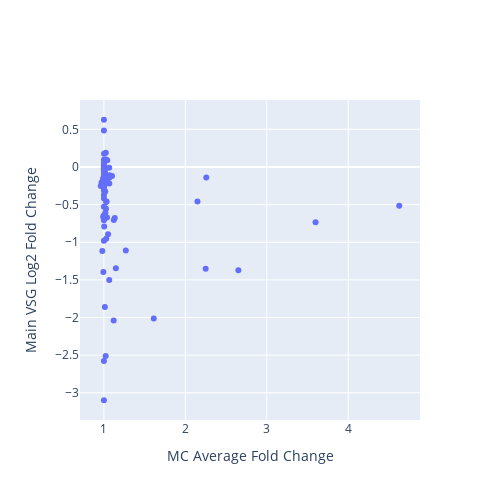

The notebook cell saved with this chart:
### Code cell
from plotly.subplots import make_subplots
import plotly.graph_objects as go
import plotly.io as pio

fig = make_subplots(
    rows=1,
    cols=1,
    #subplot_titles=["MC vs Main VSG"],
)

scatter = go.Scatter(
    x=merge['MC'],
    y=merge['main_vsg'],
    mode='markers',
    text=list(merge.index.values),
    hoverinfo='text',
    name='scatter',
    showlegend=False,
    # hovertemplate='%{text}'
)
fig.add_trace(scatter, row=1, col=1)

fig.update_layout(
    width=500,
    height=500,
    showlegend=False,
    hovermode='closest',
    xaxis_title="MC Average Fold Change",
    yaxis_title="Main VSG Log2 Fold Change",
)

# Save as an exportable HTML file
pio.write_html(
    fig,
    file="MC_vs_main_vsg.html",   # change path/name if you like
    include_plotlyjs="cdn",
    full_html=True,
    auto_open=False,
)
fig

### Figure 1 — Plotly figure (JSON) as saved in the notebook; plotly's stock layout.template omitted (floating-point values rounded to 4 significant figures)
{"data": [{"hoverinfo": "text", "mode": "markers", "name": "scatter", "showlegend": false, "text": ["BDF2_1_KO48", "BDF3_1_KO24", "BET151_1_Drug12h", "BET151_1_Drug24h", "BET151_1_Drug3h", "BET151_1_Drug48h", "BET151_1_Drug6h", "BET151_1_Drug72h", "CAF1b_1_RNAi24", "CFB2_1_RNAi9", "DFO_1_DFO", "DFO_1_DFOFe", "DFO_1_Fe", "DRBD18_1_RNAi12", "H1_1_RNAi96", "H3H4_1_KOH3", "H3H4_1_KOH3J", "H3H4_1_KOH4", "H3H4_1_KOH4J", "H3H4_1_KOJ2", "H3H4_2_KO48", "H3H4_3_KO48", "H3_1_KOH3", "H3_1_KOH3J", "H3_1_KOJ", "IPMK_1_RNAi36", "IPMK_2_RNAi36", "MCMBP_1_KO24", "MCMBP_1_KO48", "PIP5Pase_1_KO", "PIP5Pase_2_D360A_N362A", "PNUTS_1_RNAi48", "RBP10_1_RNAi24", "RBP10_2_RNAi24", "RBP10_3_RNAi24", "RBP33_1_RNAi48", "RBP42_1_KO24", "RBP42_1_KO48", "RBP42_1_KO72", "RNaseH1_1_KO", "RNaseH2A_1_RNAi24", "RNaseH2A_2_RNAi36", "SET27_1_KO", "SET27_1_sKO", "SNF2PH_1_RNAi48", "TFR_1_RNAi24", "TbATR_1_RNAi24", "TbATR_2_RNAi36", "TbESB1_1_RNAi24", "TbESB1_2_KO48", "TbESB1_3_OE24", "TbHAT_1_RNAi48HAT1", "TbHAT_1_RNAi48HAT2", "TbPP1one_1_RNAi24", "TbPP1seven_1_RNAi24", "TbRAP1_1_2SD", "TbRAP1_1_5A", "TbRAP1_1_KO", "TbRAP1_2_dMyb", "TbSAP_1_RNAi72", "VEX1_1_Oe72", "VEX1_2_RNAi72", "VEX1_4_RNAi24", "VEX1_5_RNAi48", "VEX1_6_RNAi72", "VEX1and2_1_RNAi24", "VEX1and2_1_RNAi48", "VEX2_1_RNAi24", "VEX2_1_RNAi48", "ZC3H28_1_RNAi10", "ZC3H28_1_RNAi14", "ZC3H28_1_RNAi16", "ZC3H28_1_RNAi24", "ZC3H40_1_RNAi72", "ZC3H5_2_RNAi12", "ZC3H5_3_RNAi12", "ZC3H5_4_RNAi12", "ZC3H5_5_RNAi12"], "type": "scatter", "x": [1.0, 1.026, 1.0, 1.0, 1.0, 1.0, 1.0, 1.0, 1.033, 0.9932, 1.0, 1.0, 1.0, 1.0, 1.0, 1.017, 1.1, 1.0, 1.0, 1.0, 1.147, 1.12, 1.015, 1.041, 1.0, 1.0, 1.0, 1.002, 1.122, 4.627, 2.25, 1.071, 1.0, 1.0, 1.0, 1.269, 1.002, 1.005, 1.066, 1.0, 1.0, 1.065, 1.023, 1.0, 1.0, 1.0, 1.017, 1.133, 1.012, 1.022, 0.9989, 0.9611, 0.9709, 2.257, 0.9907, 2.651, 1.612, 2.149, 3.6, 1.065, 1.037, 1.025, 1.0, 1.0, 1.0, 1.027, 1.051, 1.018, 1.038, 0.9889, 1.028, 1.003, 0.9806, 1.001, 1.066, 1.0, 1.0, 1.0], "xaxis": "x", "y": [-0.3716, -0.5553, -0.02755, -0.7094, 0.4828, -2.576, 0.09418, -3.099, -0.4579, -1.394, 0.03405, -0.04079, 0.05408, -0.3174, -0.5289, -0.327, -0.1196, -0.6821, -0.6398, -0.9816, -1.346, -2.039, -0.067, 0.09047, 0.008439, -0.2811, -0.1735, -0.1815, -0.7051, -0.5163, -1.351, -0.11, -0.671, -0.688, -0.6605, -1.109, 0.1769, -0.01795, -0.2204, -0.1427, -0.4175, -1.501, 0.1891, -0.1021, -0.01494, -0.06309, -0.2232, -0.6769, -1.861, -2.511, -0.2487, -0.2521, -0.2073, -0.1403, -0.6599, -1.372, -2.013, -0.4586, -0.7359, -0.009743, -0.2078, 0.09933, -0.02921, -0.1232, -0.01123, -0.464, -0.8925, -0.6084, -0.67, -0.1568, -0.9521, -0.7902, -1.116, -0.2616, -0.1433, -0.0367, 0.6272, -0.1306], "yaxis": "y"}], "layout": {"height": 500, "hovermode": "closest", "showlegend": false, "width": 500, "xaxis": {"anchor": "y", "domain": [0, 1], "title": {"text": "MC Average Fold Change"}}, "yaxis": {"anchor": "x", "domain": [0, 1], "title": {"text": "Main VSG Log2 Fold Change"}}}}
